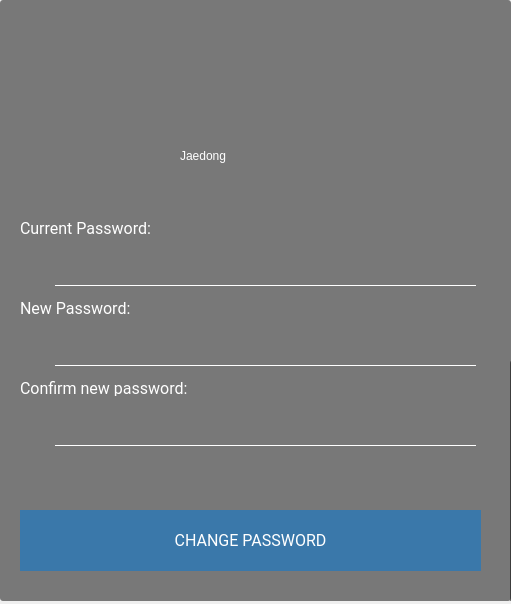
<?xml version="1.0" encoding="UTF-8"?>
<ui version="4.0">
 <class>ChangePassword</class>
 <widget class="QDialog" name="ChangePassword">
  <property name="geometry">
   <rect>
    <x>0</x>
    <y>0</y>
    <width>511</width>
    <height>604</height>
   </rect>
  </property>
  <property name="windowTitle">
   <string>Dialog</string>
  </property>
  <widget class="QFrame" name="frame">
   <property name="geometry">
    <rect>
     <x>0</x>
     <y>0</y>
     <width>511</width>
     <height>601</height>
    </rect>
   </property>
   <property name="styleSheet">
    <string notr="true">QFrame{background-color: rgba(0, 0, 0, 0.5);
border-radius: 3px;}
#change{
border:0px;
border-radius:5px;
background-color:rgb(94, 193, 130);
font-family:Roboto;
color:white;
font-size:16px;
	
color: #333;
border: 2px solid #555;
border-radius: 11px;
padding: 5px;
background: qradialgradient(cx: 0.3, cy: -0.4,
fx: 0.3, fy: -0.4,
radius: 1.35, stop: 0 #fff, stop: 1 #888);
min-width: 80px;
background-color: rgba(255,255,255, .5);
background-color:rgb(58, 120, 170);
}

#change:hover {
color:black;
background: rgb(58, 86, 132)


}

#change:pressed {
background: qradialgradient(cx: 0.4, cy: -0.1,
fx: 0.4, fy: -0.1,
radius: 1.35, stop: 0 #fff, stop: 1 #ddd);
}</string>
   </property>
   <property name="frameShape">
    <enum>QFrame::StyledPanel</enum>
   </property>
   <property name="frameShadow">
    <enum>QFrame::Raised</enum>
   </property>
   <widget class="QLabel" name="label_3">
    <property name="geometry">
     <rect>
      <x>20</x>
      <y>220</y>
      <width>141</width>
      <height>16</height>
     </rect>
    </property>
    <property name="styleSheet">
     <string notr="true">font-size: 16px;
font-family:Roboto;
background-color: transparent;
color:white</string>
    </property>
    <property name="text">
     <string>Current Password:</string>
    </property>
   </widget>
   <widget class="QLabel" name="label_5">
    <property name="geometry">
     <rect>
      <x>20</x>
      <y>300</y>
      <width>121</width>
      <height>16</height>
     </rect>
    </property>
    <property name="styleSheet">
     <string notr="true">font-size: 16px;
font-family:Roboto;
background-color: transparent;
color:white;</string>
    </property>
    <property name="text">
     <string>New Password:</string>
    </property>
   </widget>
   <widget class="QFrame" name="frame_3">
    <property name="geometry">
     <rect>
      <x>0</x>
      <y>0</y>
      <width>511</width>
      <height>181</height>
     </rect>
    </property>
    <property name="styleSheet">
     <string notr="true">background: qradialgradient(cx: 0.3, cy: -0.4,
fx: 0.3, fy: -0.4,
radius: 1.35, stop: 0 #494949, stop: 1 #ffffff);
background-color: transparent;</string>
    </property>
    <property name="frameShape">
     <enum>QFrame::StyledPanel</enum>
    </property>
    <property name="frameShadow">
     <enum>QFrame::Raised</enum>
    </property>
    <widget class="QLabel" name="username">
     <property name="geometry">
      <rect>
       <x>180</x>
       <y>140</y>
       <width>151</width>
       <height>31</height>
      </rect>
     </property>
     <property name="styleSheet">
      <string notr="true">color:white;
font: 25 20px  &quot;Ubuntu Light&quot;;
text-decoration: bold;
background-color: transparent;
text-align:center;</string>
     </property>
     <property name="text">
      <string>Jaedong</string>
     </property>
    </widget>
    <widget class="QLabel" name="label_2">
     <property name="geometry">
      <rect>
       <x>200</x>
       <y>20</y>
       <width>111</width>
       <height>111</height>
      </rect>
     </property>
     <property name="styleSheet">
      <string notr="true">background-color: transparent;</string>
     </property>
     <property name="text">
      <string/>
     </property>
     <property name="pixmap">
      <pixmap resource="LIBPRO.qrc">:/barIcon/Resources/icon/user (1).png</pixmap>
     </property>
     <property name="scaledContents">
      <bool>true</bool>
     </property>
    </widget>
   </widget>
   <widget class="QPushButton" name="btn1">
    <property name="geometry">
     <rect>
      <x>20</x>
      <y>250</y>
      <width>31</width>
      <height>41</height>
     </rect>
    </property>
    <property name="styleSheet">
     <string notr="true">background-color: rgb(219, 219, 219);
background-color:transparent;
border-radius: 2px;</string>
    </property>
    <property name="text">
     <string/>
    </property>
    <property name="icon">
     <iconset resource="LIBPRO.qrc">
      <normaloff>:/icon/Resources/icon/key (1).png</normaloff>:/icon/Resources/icon/key (1).png</iconset>
    </property>
    <property name="iconSize">
     <size>
      <width>20</width>
      <height>35</height>
     </size>
    </property>
   </widget>
   <widget class="QLabel" name="label_6">
    <property name="geometry">
     <rect>
      <x>20</x>
      <y>380</y>
      <width>181</width>
      <height>16</height>
     </rect>
    </property>
    <property name="styleSheet">
     <string notr="true">font-size: 16px;
font-family:Roboto;
background-color: transparent;

color:rgb(55,55,55);
color:white;</string>
    </property>
    <property name="text">
     <string>Confirm new password:</string>
    </property>
   </widget>
   <widget class="QPushButton" name="change">
    <property name="geometry">
     <rect>
      <x>20</x>
      <y>510</y>
      <width>461</width>
      <height>61</height>
     </rect>
    </property>
    <property name="styleSheet">
     <string notr="true">border:0px;
border-radius:0px;

color:white;
font-family:Roboto</string>
    </property>
    <property name="text">
     <string>CHANGE PASSWORD</string>
    </property>
   </widget>
   <widget class="QLineEdit" name="oldPassword">
    <property name="geometry">
     <rect>
      <x>50</x>
      <y>240</y>
      <width>431</width>
      <height>51</height>
     </rect>
    </property>
    <property name="styleSheet">
     <string notr="true">border-top: 0px solid rgb(250, 250, 250);
border-left: 0px solid rgb(250, 250, 250);
border-right: 0px solid rgb(250, 250, 250);
border-bottom: 1px solid white;
border-radius:0px;
margin:5px;
background-color: transparent;
font-family:Roboto;
font-size:16px;
color:white;</string>
    </property>
    <property name="text">
     <string/>
    </property>
    <property name="echoMode">
     <enum>QLineEdit::Password</enum>
    </property>
   </widget>
   <widget class="QPushButton" name="btn2">
    <property name="geometry">
     <rect>
      <x>20</x>
      <y>330</y>
      <width>31</width>
      <height>41</height>
     </rect>
    </property>
    <property name="styleSheet">
     <string notr="true">background-color: rgb(219, 219, 219);
background-color:transparent;
border-radius: 2px;</string>
    </property>
    <property name="text">
     <string/>
    </property>
    <property name="icon">
     <iconset resource="LIBPRO.qrc">
      <normaloff>:/icon/Resources/icon/key (1).png</normaloff>:/icon/Resources/icon/key (1).png</iconset>
    </property>
    <property name="iconSize">
     <size>
      <width>20</width>
      <height>35</height>
     </size>
    </property>
   </widget>
   <widget class="QLineEdit" name="newPassword">
    <property name="geometry">
     <rect>
      <x>50</x>
      <y>320</y>
      <width>431</width>
      <height>51</height>
     </rect>
    </property>
    <property name="styleSheet">
     <string notr="true">border-top: 0px solid rgb(250, 250, 250);
border-left: 0px solid rgb(250, 250, 250);
border-right: 0px solid rgb(250, 250, 250);
border-bottom: 1px solid white;
border-radius:0px;
margin:5px;
background-color: transparent;
font-family:Roboto;
font-size:16px;
color:white;</string>
    </property>
    <property name="text">
     <string/>
    </property>
    <property name="echoMode">
     <enum>QLineEdit::Password</enum>
    </property>
   </widget>
   <widget class="QPushButton" name="btn3">
    <property name="geometry">
     <rect>
      <x>20</x>
      <y>410</y>
      <width>31</width>
      <height>41</height>
     </rect>
    </property>
    <property name="styleSheet">
     <string notr="true">background-color: rgb(219, 219, 219);
background-color:transparent;
border-radius: 2px;</string>
    </property>
    <property name="text">
     <string/>
    </property>
    <property name="icon">
     <iconset resource="LIBPRO.qrc">
      <normaloff>:/icon/Resources/icon/key (1).png</normaloff>:/icon/Resources/icon/key (1).png</iconset>
    </property>
    <property name="iconSize">
     <size>
      <width>20</width>
      <height>35</height>
     </size>
    </property>
   </widget>
   <widget class="QLineEdit" name="confirm">
    <property name="geometry">
     <rect>
      <x>50</x>
      <y>400</y>
      <width>431</width>
      <height>51</height>
     </rect>
    </property>
    <property name="styleSheet">
     <string notr="true">border-top: 0px solid rgb(250, 250, 250);
border-left: 0px solid rgb(250, 250, 250);
border-right: 0px solid rgb(250, 250, 250);
border-bottom: 1px solid white;
border-radius:0px;
margin:5px;
background-color: transparent;
font-family:Roboto;
font-size:16px;
color:white;</string>
    </property>
    <property name="text">
     <string/>
    </property>
    <property name="echoMode">
     <enum>QLineEdit::Password</enum>
    </property>
   </widget>
   <widget class="QLabel" name="error">
    <property name="geometry">
     <rect>
      <x>30</x>
      <y>470</y>
      <width>441</width>
      <height>20</height>
     </rect>
    </property>
    <property name="styleSheet">
     <string notr="true">font-size: 16px;
font-family:Roboto;
background-color:transparent;
color:white;
font-weight:500;</string>
    </property>
    <property name="text">
     <string/>
    </property>
   </widget>
   <widget class="QFrame" name="frame_2">
    <property name="geometry">
     <rect>
      <x>510</x>
      <y>360</y>
      <width>511</width>
      <height>601</height>
     </rect>
    </property>
    <property name="styleSheet">
     <string notr="true">QFrame{background-color: rgba(0, 0, 0, 0.5);
border-radius: 3px;}
#change{
border:0px;
border-radius:5px;
background-color:rgb(94, 193, 130);
font-family:Roboto;
color:white;
font-size:16px;
	
color: #333;
border: 2px solid #555;
border-radius: 11px;
padding: 5px;
background: qradialgradient(cx: 0.3, cy: -0.4,
fx: 0.3, fy: -0.4,
radius: 1.35, stop: 0 #fff, stop: 1 #888);
min-width: 80px;
background-color: rgba(255,255,255, .5);
background-color:rgb(58, 120, 170);
}

#change:hover {
color:black;
background: rgb(58, 86, 132)


}

#change:pressed {
background: qradialgradient(cx: 0.4, cy: -0.1,
fx: 0.4, fy: -0.1,
radius: 1.35, stop: 0 #fff, stop: 1 #ddd);
}</string>
    </property>
    <property name="frameShape">
     <enum>QFrame::StyledPanel</enum>
    </property>
    <property name="frameShadow">
     <enum>QFrame::Raised</enum>
    </property>
    <widget class="QLabel" name="label_4">
     <property name="geometry">
      <rect>
       <x>20</x>
       <y>220</y>
       <width>141</width>
       <height>16</height>
      </rect>
     </property>
     <property name="styleSheet">
      <string notr="true">font-size: 16px;
font-family:Roboto;
background-color: transparent;
color:white</string>
     </property>
     <property name="text">
      <string>Current Password:</string>
     </property>
    </widget>
    <widget class="QLabel" name="label_7">
     <property name="geometry">
      <rect>
       <x>20</x>
       <y>300</y>
       <width>121</width>
       <height>16</height>
      </rect>
     </property>
     <property name="styleSheet">
      <string notr="true">font-size: 16px;
font-family:Roboto;
background-color: transparent;
color:white;</string>
     </property>
     <property name="text">
      <string>New Password:</string>
     </property>
    </widget>
    <widget class="QFrame" name="frame_4">
     <property name="geometry">
      <rect>
       <x>0</x>
       <y>0</y>
       <width>511</width>
       <height>181</height>
      </rect>
     </property>
     <property name="styleSheet">
      <string notr="true">background: qradialgradient(cx: 0.3, cy: -0.4,
fx: 0.3, fy: -0.4,
radius: 1.35, stop: 0 #494949, stop: 1 #ffffff);
background-color: transparent;</string>
     </property>
     <property name="frameShape">
      <enum>QFrame::StyledPanel</enum>
     </property>
     <property name="frameShadow">
      <enum>QFrame::Raised</enum>
     </property>
     <widget class="QLabel" name="username_2">
      <property name="geometry">
       <rect>
        <x>180</x>
        <y>140</y>
        <width>151</width>
        <height>31</height>
       </rect>
      </property>
      <property name="styleSheet">
       <string notr="true">color:white;
font: 25 20px  &quot;Ubuntu Light&quot;;
text-decoration: bold;
background-color: transparent;
text-align:center;</string>
      </property>
      <property name="text">
       <string>Jaedong</string>
      </property>
     </widget>
     <widget class="QLabel" name="label_8">
      <property name="geometry">
       <rect>
        <x>200</x>
        <y>20</y>
        <width>111</width>
        <height>111</height>
       </rect>
      </property>
      <property name="styleSheet">
       <string notr="true">background-color: transparent;</string>
      </property>
      <property name="text">
       <string/>
      </property>
      <property name="pixmap">
       <pixmap resource="LIBPRO.qrc">:/barIcon/Resources/icon/user (1).png</pixmap>
      </property>
      <property name="scaledContents">
       <bool>true</bool>
      </property>
     </widget>
    </widget>
    <widget class="QPushButton" name="btn1_2">
     <property name="geometry">
      <rect>
       <x>20</x>
       <y>250</y>
       <width>31</width>
       <height>41</height>
      </rect>
     </property>
     <property name="styleSheet">
      <string notr="true">background-color: rgb(219, 219, 219);
background-color:transparent;
border-radius: 2px;</string>
     </property>
     <property name="text">
      <string/>
     </property>
     <property name="icon">
      <iconset resource="LIBPRO.qrc">
       <normaloff>:/icon/Resources/icon/key (1).png</normaloff>:/icon/Resources/icon/key (1).png</iconset>
     </property>
     <property name="iconSize">
      <size>
       <width>20</width>
       <height>35</height>
      </size>
     </property>
    </widget>
    <widget class="QLabel" name="label_9">
     <property name="geometry">
      <rect>
       <x>20</x>
       <y>380</y>
       <width>181</width>
       <height>16</height>
      </rect>
     </property>
     <property name="styleSheet">
      <string notr="true">font-size: 16px;
font-family:Roboto;
background-color: transparent;

color:rgb(55,55,55);
color:white;</string>
     </property>
     <property name="text">
      <string>Confirm new password:</string>
     </property>
    </widget>
    <widget class="QPushButton" name="change_2">
     <property name="geometry">
      <rect>
       <x>20</x>
       <y>510</y>
       <width>461</width>
       <height>61</height>
      </rect>
     </property>
     <property name="styleSheet">
      <string notr="true">border:0px;
border-radius:0px;

color:white;
font-family:Roboto</string>
     </property>
     <property name="text">
      <string>CHANGE PASSWORD</string>
     </property>
    </widget>
    <widget class="QLineEdit" name="oldPassword_2">
     <property name="geometry">
      <rect>
       <x>50</x>
       <y>240</y>
       <width>431</width>
       <height>51</height>
      </rect>
     </property>
     <property name="styleSheet">
      <string notr="true">border-top: 0px solid rgb(250, 250, 250);
border-left: 0px solid rgb(250, 250, 250);
border-right: 0px solid rgb(250, 250, 250);
border-bottom: 1px solid white;
border-radius:0px;
margin:5px;
background-color: transparent;
font-family:Roboto;
font-size:16px;
color:white;</string>
     </property>
     <property name="text">
      <string/>
     </property>
     <property name="echoMode">
      <enum>QLineEdit::Password</enum>
     </property>
    </widget>
    <widget class="QPushButton" name="btn2_2">
     <property name="geometry">
      <rect>
       <x>20</x>
       <y>330</y>
       <width>31</width>
       <height>41</height>
      </rect>
     </property>
     <property name="styleSheet">
      <string notr="true">background-color: rgb(219, 219, 219);
background-color:transparent;
border-radius: 2px;</string>
     </property>
     <property name="text">
      <string/>
     </property>
     <property name="icon">
      <iconset resource="LIBPRO.qrc">
       <normaloff>:/icon/Resources/icon/key (1).png</normaloff>:/icon/Resources/icon/key (1).png</iconset>
     </property>
     <property name="iconSize">
      <size>
       <width>20</width>
       <height>35</height>
      </size>
     </property>
    </widget>
    <widget class="QLineEdit" name="newPassword_2">
     <property name="geometry">
      <rect>
       <x>50</x>
       <y>320</y>
       <width>431</width>
       <height>51</height>
      </rect>
     </property>
     <property name="styleSheet">
      <string notr="true">border-top: 0px solid rgb(250, 250, 250);
border-left: 0px solid rgb(250, 250, 250);
border-right: 0px solid rgb(250, 250, 250);
border-bottom: 1px solid white;
border-radius:0px;
margin:5px;
background-color: transparent;
font-family:Roboto;
font-size:16px;
color:white;</string>
     </property>
     <property name="text">
      <string/>
     </property>
     <property name="echoMode">
      <enum>QLineEdit::Password</enum>
     </property>
    </widget>
    <widget class="QPushButton" name="btn3_2">
     <property name="geometry">
      <rect>
       <x>20</x>
       <y>410</y>
       <width>31</width>
       <height>41</height>
      </rect>
     </property>
     <property name="styleSheet">
      <string notr="true">background-color: rgb(219, 219, 219);
background-color:transparent;
border-radius: 2px;</string>
     </property>
     <property name="text">
      <string/>
     </property>
     <property name="icon">
      <iconset resource="LIBPRO.qrc">
       <normaloff>:/icon/Resources/icon/key (1).png</normaloff>:/icon/Resources/icon/key (1).png</iconset>
     </property>
     <property name="iconSize">
      <size>
       <width>20</width>
       <height>35</height>
      </size>
     </property>
    </widget>
    <widget class="QLineEdit" name="confirm_2">
     <property name="geometry">
      <rect>
       <x>50</x>
       <y>400</y>
       <width>431</width>
       <height>51</height>
      </rect>
     </property>
     <property name="styleSheet">
      <string notr="true">border-top: 0px solid rgb(250, 250, 250);
border-left: 0px solid rgb(250, 250, 250);
border-right: 0px solid rgb(250, 250, 250);
border-bottom: 1px solid white;
border-radius:0px;
margin:5px;
background-color: transparent;
font-family:Roboto;
font-size:16px;
color:white;</string>
     </property>
     <property name="text">
      <string/>
     </property>
     <property name="echoMode">
      <enum>QLineEdit::Password</enum>
     </property>
    </widget>
    <widget class="QLabel" name="error_2">
     <property name="geometry">
      <rect>
       <x>30</x>
       <y>470</y>
       <width>441</width>
       <height>20</height>
      </rect>
     </property>
     <property name="styleSheet">
      <string notr="true">font-size: 16px;
font-family:Roboto;
background-color:transparent;
color:white;
font-weight:500;</string>
     </property>
     <property name="text">
      <string/>
     </property>
    </widget>
   </widget>
  </widget>
 </widget>
 <resources>
  <include location="LIBPRO.qrc"/>
 </resources>
 <connections/>
</ui>
